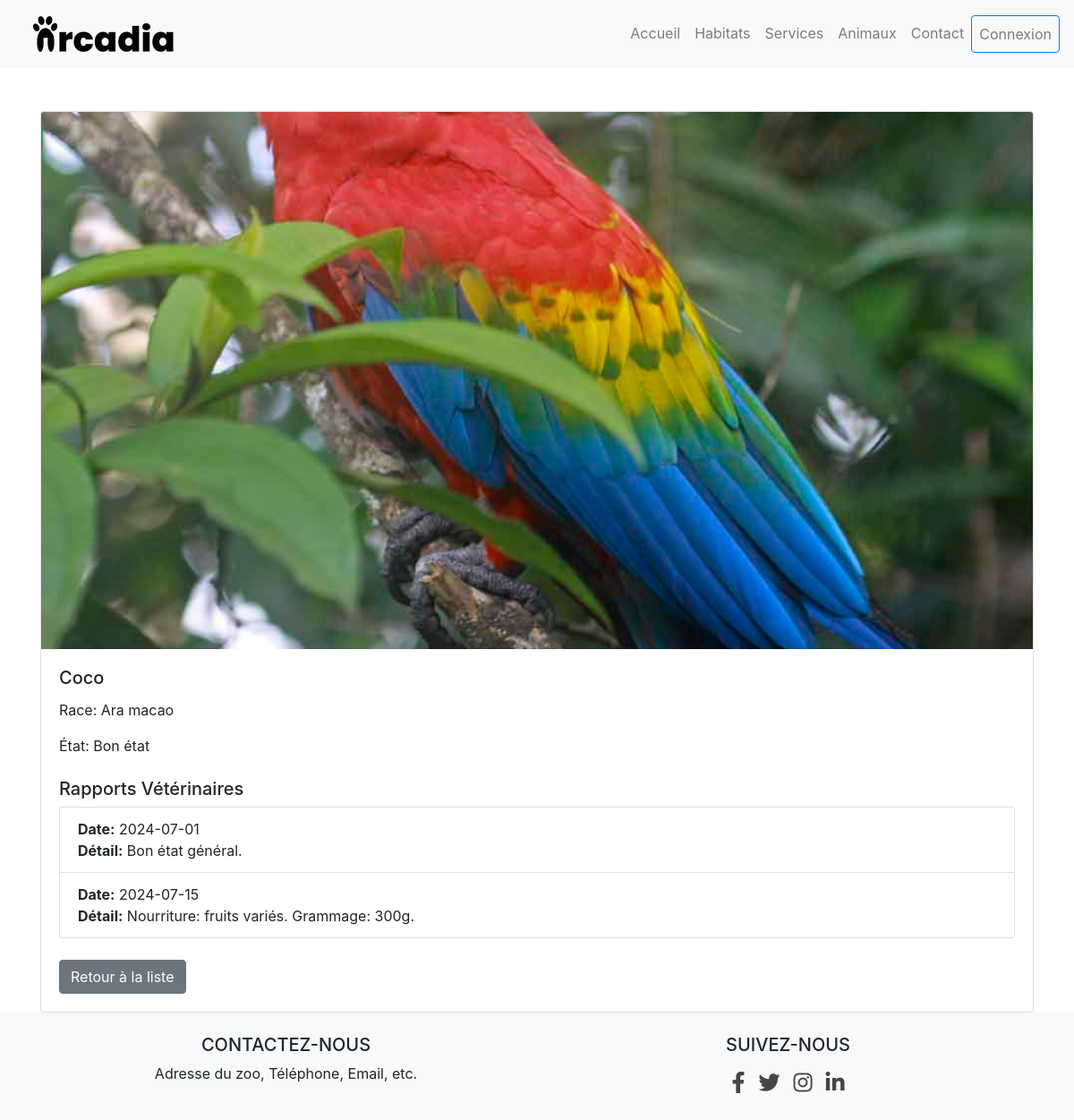
The app's page /animal_detail.php?id=1 with its own data.
### tables this page shows
CREATE TABLE `animal` (
  `animal_id` int NOT NULL AUTO_INCREMENT,
  `prenom` varchar(50) NOT NULL,
  `etat` varchar(50) DEFAULT NULL,
  `image` varchar(255) DEFAULT NULL,
  `race` varchar(50) DEFAULT NULL,
  PRIMARY KEY (`animal_id`)
);

CREATE TABLE `rapport_veterinaire` (
  `rapport_veterinaire_id` int NOT NULL AUTO_INCREMENT,
  `animal_id` int DEFAULT NULL,
  `date` date NOT NULL,
  `detail` varchar(50) DEFAULT NULL,
  PRIMARY KEY (`rapport_veterinaire_id`)
);

### animal_detail.php (the view, shortened to what this page needs)
<!DOCTYPE html>
<html lang="fr">
<head>
    <link href="https://stackpath.bootstrapcdn.com/bootstrap/4.5.2/css/bootstrap.min.css" rel="stylesheet">
    <link rel="stylesheet" href="https://cdnjs.cloudflare.com/ajax/libs/font-awesome/5.15.4/css/all.min.css">
</head>
<body>
    <div class="container mt-5">
        <?php
        $servername = "localhost";
        $username = "root";
        $password = "Eliott64*";
        $dbname = "zoo";
        $conn = new mysqli($servername, $username, $password, $dbname);
        $animal_id = $_GET['id'];
        $sql = "SELECT prenom, race, image, etat FROM animal WHERE animal_id = ?";
        $stmt = $conn->prepare($sql);
        $stmt->bind_param("i", $animal_id);
        $stmt->execute();
        $stmt->bind_result($prenom, $race, $image, $etat);
        if ($prenom) {
            $image = str_replace('1.jpg', '.jpg', $image);
            echo '<div class="card">';
            echo '<img src="../assets/images/' . htmlspecialchars($image) . '" class="card-img-top" alt="' . htmlspecialchars($prenom) . '">';
            echo '<div class="card-body">';
            echo '<h5 class="card-title">' . htmlspecialchars($prenom) . '</h5>';
            echo '<p class="card-text">Race: ' . htmlspecialchars($race) . '</p>';
            echo '<p class="card-text">État: ' . htmlspecialchars($etat) . '</p>';
            $sql_vet = "SELECT date, detail FROM rapport_veterinaire WHERE animal_id = ?";
            $stmt_vet = $conn->prepare($sql_vet);
            $stmt_vet->bind_param("i", $animal_id);
            $stmt_vet->execute();
            $stmt_vet->store_result();
            $stmt_vet->bind_result($date, $detail);
            if ($stmt_vet->num_rows > 0) {
                echo '<h5 class="mt-4">Rapports Vétérinaires</h5>';
                echo '<ul class="list-group">';
                while ($stmt_vet->fetch()) {
                    echo '<li class="list-group-item">';
                    echo '<strong>Date:</strong> ' . htmlspecialchars($date) . '<br>';
                    if (!empty($detail)) {
                        echo '<strong>Détail:</strong> ' . htmlspecialchars($detail) . '<br>';
                    }
                    echo '</li>';
                }
                echo '</ul>';
            } else {
                echo '<p>Aucun rapport vétérinaire trouvé.</p>';
            }
            echo '<a href="animal.php" class="btn btn-secondary mt-4">Retour à la liste</a>';
            echo '</div>';
            echo '</div>';
        } else {
            echo "<p>Aucun détail trouvé pour cet animal.</p>";
        }
        ?>
    </div>
</body>
</html>

### animal_detail.php (style rules this page uses)
.card-img-top { max-height: 600px; object-fit: cover; }

### records on screen
animal: image (picture), prenom "Coco", race "Ara macao", etat "Bon état"
rapport_veterinaire: date "2024-07-01", detail "Bon état général."
rapport_veterinaire: date "2024-07-15", detail "Nourriture: fruits variés. Grammage: 300g."
